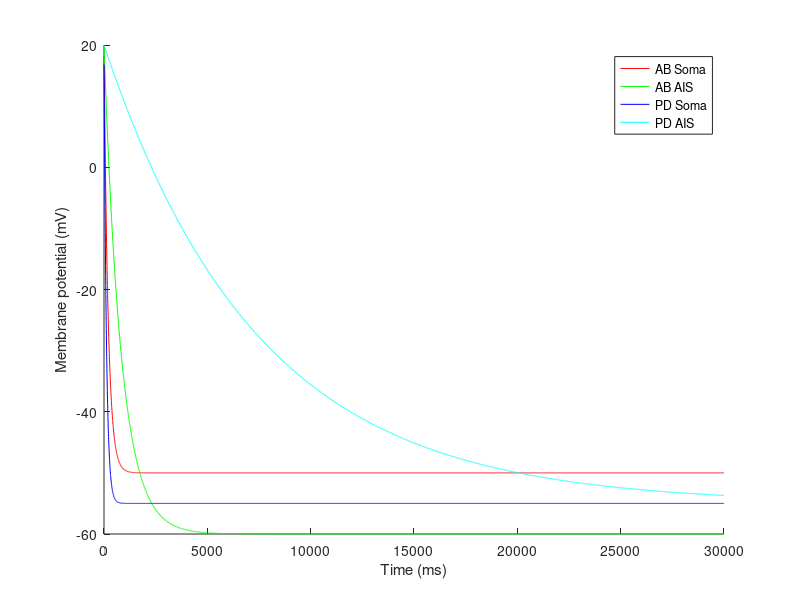
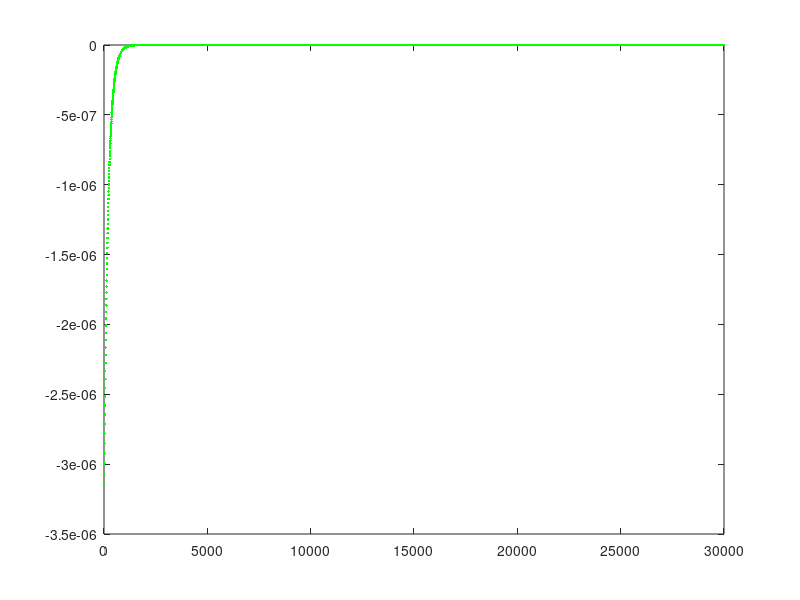
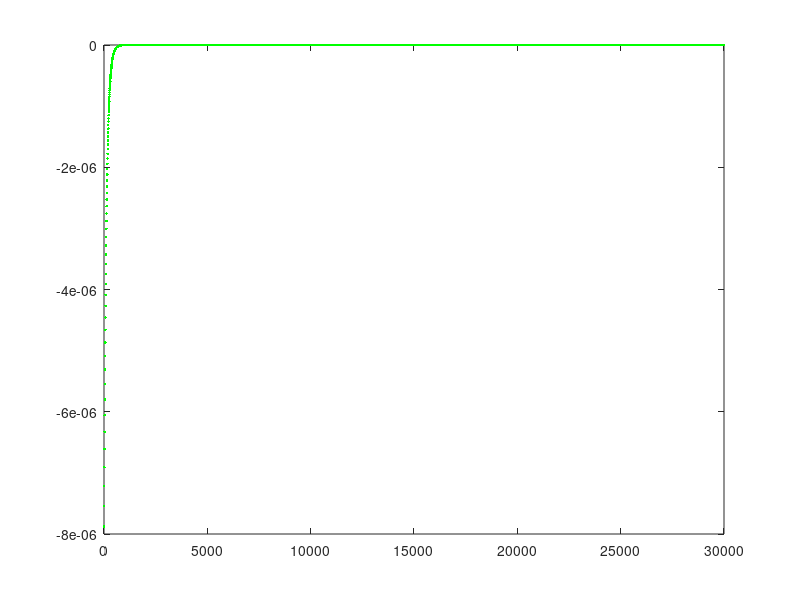

The MATLAB source for these figures, in order:
% This model is based on Soto-Trevino et all 2005 and adds Q10's.
function test_model()
    AB = 1; % Enumerate cell types.
    PD = 2;
    Soma = 1; % Enumerate compartments.
    AIS  = 2; % (Axon initial segment.)
    
    % Model parameters %
    dt                  = 5*10^-3;  % [s] Time step
    sim_length          = 30.0;         % [s] Simulation length
    num_neurons         = 2;           % Number of neurons
    num_channels        = 10;          % Number of ion channel types.
    num_compartments    = 2;           % Number of compartments per neuron. Compartment 1 is soma. Compartment 2 is spike initiation zone.

    neurons(AB).compartments(AIS).C  =  1.5*10^-9; % [F] Capacitance of each compartment.
    neurons(AB).compartments(Soma).C =  9.0*10^-9; % [F]
    neurons(PD).compartments(AIS).C  =  6.0*10^-9; % [F]
    neurons(PD).compartments(Soma).C = 12.0*10^-9; % [F]
    
    % Leak conductances
    %              Soma  AIS
	g_leaks   = [  0.045 0.0018;   ...     % AB % [S] Leak conductances [AB-soma, AB-AIS; PD-soma PD-AIS] (Note: Compartment order different than for g_max_all.)
                   0.105 0.00081 ]*10^-6;  % PD
               
    % Leak reversal potentials
    %              Soma  AIS
    E_leak     = [ -50   -60;  ...         % AB [V]
                   -55   -55  ] * 10^-3;   % PD
    
    % Starting conditions
    starting_voltage = +20*10^-3; % [V] 
    for neuron = 1:num_neurons
        for compartment = 1:num_compartments 
            neurons(neuron).compartments(compartment).voltage = starting_voltage; 
        end
    end

    % History variables
    V_hist = zeros(num_neurons, num_compartments, ceil(sim_length/dt));
    I_hist = zeros(num_neurons, num_channels+1,   ceil(sim_length/dt)); % +1 is for leak channel.
    time_step = 1;
    
    %%%%%%%%%%%%%%%%%
    %   Main Loop   %
    %%%%%%%%%%%%%%%%%
    for sim_time = dt:dt:sim_length

        disp('xxxxxxxxxxxxxxxxxxxxxxxxxxxxxxxxxxxxxxxxxxxxxxxxxxxxxxxxxxxxxxxxxxxxxxxxxxxxxxxxxxxxxxxxxxx')

        %%%%%%%%%%%%%%%%%%%%%%%%%%%%%%%%%%%%%%%%
        % Find new voltage of each compartment %      
        %%%%%%%%%%%%%%%%%%%%%%%%%%%%%%%%%%%%%%%% 
        
        % Find currents within each neuron
        for neuron = 1:num_neurons
    
            ss_current      = zeros(1, num_compartments); % Sum of all currents at steady state  (active, leak, axial, gap and applied).
            conductance_sum = zeros(1, num_compartments); % Sum of all conductances (active, leak, axial and gap)
            
            for compartment = 1:num_compartments
                V = neurons(neuron).compartments(compartment).voltage;
                conductance_sum(compartment)  = g_leaks(neuron, compartment);
                leak_current =  g_leaks(neuron,  compartment)*(E_leak(neuron, compartment) -V);
                I_hist(neuron, 10+compartment, time_step) = leak_current;
                ss_current(compartment) = g_leaks(neuron,  compartment)*(E_leak(neuron, compartment)); 

                V_inf  =  ss_current(compartment)/conductance_sum(compartment);   % Weighted sum of reversal potentials.
                tau_V  =  neurons(neuron).compartments(compartment).C/(conductance_sum(compartment));   % Membrane time constant.
                neurons(neuron).compartments(compartment).voltage      =  V_inf + (V-V_inf)*exp(-dt/tau_V);
                %dV = leak_current/neurons(neuron).compartments(compartment).C*dt
                %neurons(neuron).compartments(compartment).voltage = V + dV;
                neuron
                V_inf
                ss_current(compartment)
                conductance_sum(compartment)
                V_hist(neuron, compartment, time_step) = neurons(neuron).compartments(compartment).voltage;
            end
        end
        
        time_step = time_step+1;
    end % End main loop    
    
    figure
    hold on
        plot( (dt:dt:sim_length)*1000, squeeze(V_hist(AB,Soma,:))*1000, 'r')
        plot( (dt:dt:sim_length)*1000, squeeze(V_hist(AB,AIS, :))*1000, 'g')
        plot( (dt:dt:sim_length)*1000, squeeze(V_hist(PD,Soma,:))*1000, 'b')
        plot( (dt:dt:sim_length)*1000, squeeze(V_hist(PD,AIS, :))*1000, 'c')
        legend('AB Soma','AB AIS','PD Soma','PD AIS')
        xlabel('Time (ms)')
        ylabel('Membrane potential (mV)')
    hold off
    
    for neuron = 1:num_neurons
        figure
        plot( (dt:dt:sim_length)*1000, squeeze(I_hist(neuron, 11,:))*1000, 'g.')
    end
end % End function